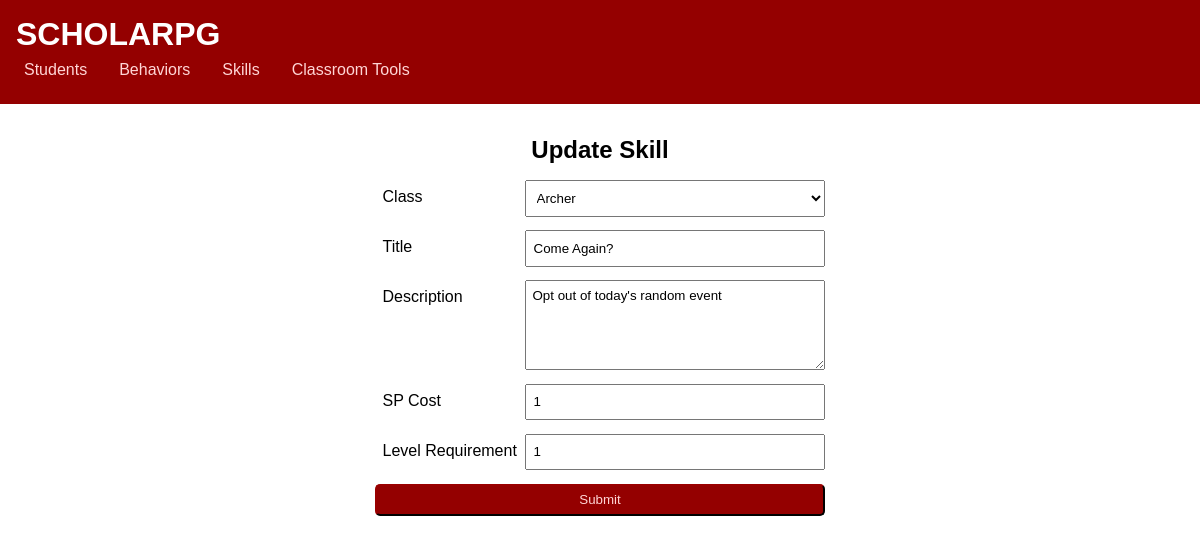
The page /update_skill_form/1 on the database its author committed.
### student_hub/models.py (models this page shows)
class Skills(models.Model):
    title = models.CharField(max_length=100)
    desc = models.CharField(max_length=500)
    sp = models.IntegerField(default=0)
    charClass = models.CharField(max_length=50)
    levelReq = models.IntegerField(default=0)
    class Meta:
        db_table = "skills"

### scholarpg/views.py (the view)
# urls.py: path('update_skill_form/<int:pk>', views.update_skill_form),
def update_skill_form(req, pk):
    skill = Skills.objects.get(pk=pk)
    context={'skill': skill}
    return render(req, 'update_skill_form.html', context)

### templates/update_skill_form.html (shortened to what this page needs)
{% extends "main_template.html" %}
{% block content %}
<h2>Update Skill</h2>
<form action="../update_skill/{{skill.pk}}" method="POST">
    <label for="charClass">Class</label>
    <select name="charClass" id="charClass" required="required">
        <option value="Archer" {% if skill.charClass == "Archer" %}selected{%endif%}>Archer</option>
    </select>
    <label for="title">Title</label>
    <input name="title" id="title" type="text" value="{{skill.title}}" required="required">
    <label for="desc">Description</label>
    <textarea name="desc" id="desc" rows="5" required="required">{{skill.desc}}</textarea>
    <label for="sp">SP Cost</label>
    <input name="sp" id="sp" type="number" value="{{skill.sp}}" required="required">
    <label for="levelReq">Level Requirement</label>
    <input name="levelReq" id="levelReq" type="number" value="{{skill.levelReq}}" required="required">
    <button type="submit">Submit</button>
</form>
{% endblock %}

### static/css/main.css (style rules this page uses)
* { margin: 0; padding: 0; box-sizing: border-box; }
body { min-height: 100vh; display: grid; grid-template-rows: 120px 1fr; font-family: Arial, Helvetica, sans-serif; }
textarea { font-family: Arial, Helvetica, sans-serif; }
form { max-width: 500px; display: grid; grid-template-columns: 1fr 2fr; padding: 1em; justify-self: center; }
form input, label, select, button, textarea { margin-bottom: 1em; padding: .5em; }
form button { background-color: #940000; color: #ffd5d5; border-radius: 5px; border-color: #450000; grid-column-start: 1; grid-column-end: 3; }

### rows shown on the page
Skills: charClass "Archer", title "Come Again?", desc "Opt out of today's random event", sp "1", levelReq "1"
